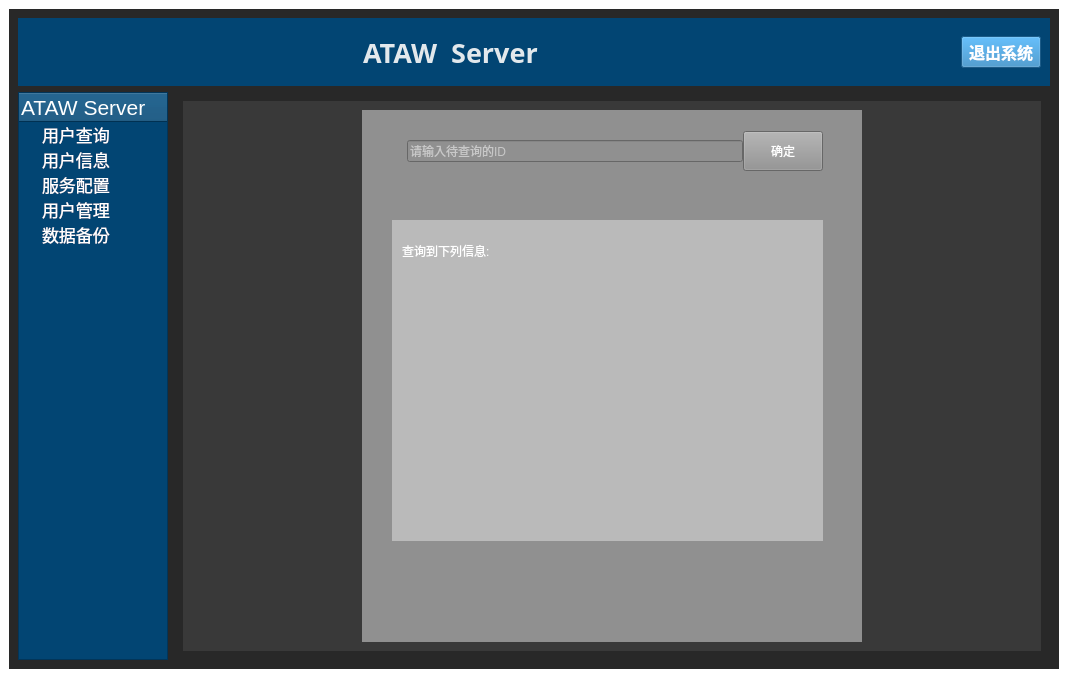
<?xml version="1.0" encoding="UTF-8"?>
<ui version="4.0">
 <class>MainWindow</class>
 <widget class="QMainWindow" name="MainWindow">
  <property name="geometry">
   <rect>
    <x>0</x>
    <y>0</y>
    <width>1068</width>
    <height>700</height>
   </rect>
  </property>
  <property name="windowTitle">
   <string>ATAW Server</string>
  </property>
  <property name="windowIcon">
   <iconset resource="res.qrc">
    <normaloff>:/res/images/ic_app.png</normaloff>:/res/images/ic_app.png</iconset>
  </property>
  <property name="styleSheet">
   <string notr="true">background-color: rgb(255, 255, 255);
</string>
  </property>
  <widget class="QWidget" name="centralwidget">
   <layout class="QGridLayout" name="gridLayout_7">
    <item row="0" column="0">
     <widget class="QStackedWidget" name="stackedWidgetMain">
      <property name="styleSheet">
       <string notr="true">background-color: rgb(255, 255, 255)</string>
      </property>
      <property name="currentIndex">
       <number>1</number>
      </property>
      <widget class="QWidget" name="LoginWidget">
       <property name="minimumSize">
        <size>
         <width>923</width>
         <height>546</height>
        </size>
       </property>
       <layout class="QGridLayout" name="gridLayout_14">
        <item row="0" column="0" rowspan="2">
         <spacer name="verticalSpacer_5">
          <property name="orientation">
           <enum>Qt::Vertical</enum>
          </property>
          <property name="sizeHint" stdset="0">
           <size>
            <width>20</width>
            <height>87</height>
           </size>
          </property>
         </spacer>
        </item>
        <item row="3" column="1">
         <widget class="QWidget" name="widget_2" native="true">
          <property name="minimumSize">
           <size>
            <width>361</width>
            <height>240</height>
           </size>
          </property>
          <property name="styleSheet">
           <string notr="true">background-color: rgba(255, 255, 255, 0);</string>
          </property>
          <layout class="QGridLayout" name="gridLayout">
           <item row="0" column="2">
            <spacer name="horizontalSpacer_2">
             <property name="orientation">
              <enum>Qt::Horizontal</enum>
             </property>
             <property name="sizeType">
              <enum>QSizePolicy::Minimum</enum>
             </property>
             <property name="sizeHint" stdset="0">
              <size>
               <width>40</width>
               <height>20</height>
              </size>
             </property>
            </spacer>
           </item>
           <item row="1" column="1">
            <spacer name="verticalSpacer">
             <property name="orientation">
              <enum>Qt::Vertical</enum>
             </property>
             <property name="sizeType">
              <enum>QSizePolicy::Minimum</enum>
             </property>
             <property name="sizeHint" stdset="0">
              <size>
               <width>20</width>
               <height>10</height>
              </size>
             </property>
            </spacer>
           </item>
           <item row="0" column="1">
            <widget class="QLineEdit" name="lineEditUser">
             <property name="minimumSize">
              <size>
               <width>150</width>
               <height>40</height>
              </size>
             </property>
             <property name="font">
              <font>
               <family>URW Gothic</family>
               <pointsize>12</pointsize>
              </font>
             </property>
             <property name="styleSheet">
              <string notr="true">background-color: rgb(255, 255, 255);</string>
             </property>
             <property name="placeholderText">
              <string>Enter your username</string>
             </property>
            </widget>
           </item>
           <item row="0" column="0">
            <widget class="QLabel" name="label_2">
             <property name="font">
              <font>
               <family>URW Bookman</family>
               <pointsize>18</pointsize>
               <italic>true</italic>
               <bold>false</bold>
              </font>
             </property>
             <property name="styleSheet">
              <string notr="true">color: rgb(91, 156, 200);

</string>
             </property>
             <property name="text">
              <string>UserName</string>
             </property>
            </widget>
           </item>
           <item row="2" column="0">
            <widget class="QLabel" name="label_3">
             <property name="font">
              <font>
               <family>URW Bookman</family>
               <pointsize>18</pointsize>
               <italic>true</italic>
              </font>
             </property>
             <property name="styleSheet">
              <string notr="true">color: rgb(91, 156, 200);

</string>
             </property>
             <property name="text">
              <string>Password</string>
             </property>
            </widget>
           </item>
           <item row="3" column="0" colspan="3">
            <widget class="QWidget" name="widget" native="true">
             <layout class="QHBoxLayout" name="horizontalLayout">
              <item>
               <widget class="QPushButton" name="btn_Login">
                <property name="minimumSize">
                 <size>
                  <width>120</width>
                  <height>45</height>
                 </size>
                </property>
                <property name="font">
                 <font>
                  <family>Arial Black</family>
                  <pointsize>16</pointsize>
                  <italic>false</italic>
                  <bold>false</bold>
                 </font>
                </property>
                <property name="styleSheet">
                 <string notr="true">  background-color:qlineargradient(spread:pad,x1:0.52,y1:1,x2:0.54,y2:0,stop:0.0112994 rgb(69, 138, 197),stop:1 rgba(255,255,255,255));
/*    color:rgb(255,255,255,255);*/
    color:white;
    border:0px groove gray;
    border-radius:7px;
    padding:2px 4px;
/*    font:16pt &quot;Candara&quot;;*/
    font: 87 16pt &quot;Arial Black&quot;;</string>
                </property>
                <property name="text">
                 <string>Sign in</string>
                </property>
               </widget>
              </item>
              <item>
               <spacer name="horizontalSpacer">
                <property name="orientation">
                 <enum>Qt::Horizontal</enum>
                </property>
                <property name="sizeHint" stdset="0">
                 <size>
                  <width>60</width>
                  <height>20</height>
                 </size>
                </property>
               </spacer>
              </item>
              <item>
               <widget class="QPushButton" name="btn_Exit">
                <property name="minimumSize">
                 <size>
                  <width>120</width>
                  <height>45</height>
                 </size>
                </property>
                <property name="font">
                 <font>
                  <family>Arial Black</family>
                  <pointsize>16</pointsize>
                  <italic>false</italic>
                  <bold>false</bold>
                 </font>
                </property>
                <property name="styleSheet">
                 <string notr="true">  background-color:qlineargradient(spread:pad,x1:0.52,y1:1,x2:0.54,y2:0,stop:0.0112994 rgb(69, 138, 197),stop:1 rgba(255,255,255,255));
/*    color:rgb(255,255,255,255);*/
    color:white;
    border:0px groove gray;
    border-radius:7px;
    padding:2px 4px;
/*    font:16pt &quot;Candara&quot;;*/
    font: 87 16pt &quot;Arial Black&quot;;</string>
                </property>
                <property name="text">
                 <string>Exit</string>
                </property>
               </widget>
              </item>
             </layout>
            </widget>
           </item>
           <item row="2" column="1">
            <widget class="QLineEdit" name="lineEditPasswd">
             <property name="minimumSize">
              <size>
               <width>150</width>
               <height>40</height>
              </size>
             </property>
             <property name="font">
              <font>
               <family>URW Gothic</family>
               <pointsize>12</pointsize>
              </font>
             </property>
             <property name="styleSheet">
              <string notr="true">background-color: rgb(255, 255, 255);</string>
             </property>
             <property name="echoMode">
              <enum>QLineEdit::Password</enum>
             </property>
             <property name="placeholderText">
              <string>Enter your password</string>
             </property>
            </widget>
           </item>
          </layout>
         </widget>
        </item>
        <item row="0" column="1">
         <spacer name="verticalSpacer_7">
          <property name="orientation">
           <enum>Qt::Vertical</enum>
          </property>
          <property name="sizeHint" stdset="0">
           <size>
            <width>20</width>
            <height>24</height>
           </size>
          </property>
         </spacer>
        </item>
        <item row="1" column="1" rowspan="2">
         <widget class="QLabel" name="lb_title">
          <property name="minimumSize">
           <size>
            <width>391</width>
            <height>120</height>
           </size>
          </property>
          <property name="font">
           <font>
            <family>Arial Black</family>
            <pointsize>43</pointsize>
            <italic>false</italic>
            <bold>false</bold>
           </font>
          </property>
          <property name="styleSheet">
           <string notr="true">font: 87 43pt &quot;Arial Black&quot;;
    color: rgb(91, 156, 200);</string>
          </property>
          <property name="text">
           <string>ATAW Server</string>
          </property>
          <property name="alignment">
           <set>Qt::AlignCenter</set>
          </property>
         </widget>
        </item>
        <item row="4" column="1">
         <spacer name="verticalSpacer_8">
          <property name="orientation">
           <enum>Qt::Vertical</enum>
          </property>
          <property name="sizeHint" stdset="0">
           <size>
            <width>20</width>
            <height>92</height>
           </size>
          </property>
         </spacer>
        </item>
        <item row="4" column="0">
         <spacer name="verticalSpacer_6">
          <property name="orientation">
           <enum>Qt::Vertical</enum>
          </property>
          <property name="sizeType">
           <enum>QSizePolicy::Minimum</enum>
          </property>
          <property name="sizeHint" stdset="0">
           <size>
            <width>20</width>
            <height>92</height>
           </size>
          </property>
         </spacer>
        </item>
        <item row="2" column="0" rowspan="2">
         <widget class="QFrame" name="frame">
          <property name="minimumSize">
           <size>
            <width>600</width>
            <height>440</height>
           </size>
          </property>
          <property name="layoutDirection">
           <enum>Qt::LeftToRight</enum>
          </property>
          <property name="autoFillBackground">
           <bool>false</bool>
          </property>
          <property name="styleSheet">
           <string notr="true">background-image: url(:/res/images/login.jpg);
background-color: rgb(255, 255, 255);</string>
          </property>
          <property name="frameShape">
           <enum>QFrame::StyledPanel</enum>
          </property>
          <property name="frameShadow">
           <enum>QFrame::Raised</enum>
          </property>
          <property name="lineWidth">
           <number>0</number>
          </property>
         </widget>
        </item>
       </layout>
      </widget>
      <widget class="QWidget" name="MainWidget">
       <property name="styleSheet">
        <string notr="true">background-color: rgb(40, 40, 40);
color: rgb(255, 255, 255);</string>
       </property>
       <layout class="QGridLayout" name="gridLayout_8">
        <item row="2" column="0">
         <widget class="QTreeWidget" name="treeWidget">
          <property name="minimumSize">
           <size>
            <width>150</width>
            <height>0</height>
           </size>
          </property>
          <property name="maximumSize">
           <size>
            <width>150</width>
            <height>16777215</height>
           </size>
          </property>
          <property name="styleSheet">
           <string notr="true">background-color: rgb(2, 69, 115);</string>
          </property>
          <column>
           <property name="text">
            <string notr="true">ATAW Server</string>
           </property>
           <property name="font">
            <font>
             <pointsize>16</pointsize>
             <bold>false</bold>
            </font>
           </property>
           <property name="icon">
            <iconset resource="res.qrc">
             <normaloff>:/res/images/ic_app.png</normaloff>:/res/images/ic_app.png</iconset>
           </property>
          </column>
          <item>
           <property name="text">
            <string>用户查询</string>
           </property>
           <property name="font">
            <font>
             <pointsize>13</pointsize>
            </font>
           </property>
           <property name="icon">
            <iconset resource="res.qrc">
             <normaloff>:/res/images/ic_find.png</normaloff>:/res/images/ic_find.png</iconset>
           </property>
          </item>
          <item>
           <property name="text">
            <string>用户信息</string>
           </property>
           <property name="font">
            <font>
             <family>Noto Sans Adlam</family>
             <pointsize>13</pointsize>
            </font>
           </property>
           <property name="background">
            <brush brushstyle="NoBrush">
             <color alpha="255">
              <red>255</red>
              <green>255</green>
              <blue>255</blue>
             </color>
            </brush>
           </property>
           <property name="icon">
            <iconset resource="res.qrc">
             <normaloff>:/res/images/if_users.png</normaloff>:/res/images/if_users.png</iconset>
           </property>
          </item>
          <item>
           <property name="text">
            <string>服务配置</string>
           </property>
           <property name="font">
            <font>
             <pointsize>13</pointsize>
            </font>
           </property>
           <property name="icon">
            <iconset resource="res.qrc">
             <normaloff>:/res/images/ic_backup.png</normaloff>:/res/images/ic_backup.png</iconset>
           </property>
          </item>
          <item>
           <property name="text">
            <string>用户管理</string>
           </property>
           <property name="font">
            <font>
             <pointsize>13</pointsize>
            </font>
           </property>
           <property name="icon">
            <iconset resource="res.qrc">
             <normaloff>:/res/images/ic_goods.png</normaloff>:/res/images/ic_goods.png</iconset>
           </property>
          </item>
          <item>
           <property name="text">
            <string>数据备份</string>
           </property>
           <property name="font">
            <font>
             <pointsize>13</pointsize>
            </font>
           </property>
           <property name="icon">
            <iconset resource="res.qrc">
             <normaloff>:/res/images/ic_data_backup.png</normaloff>:/res/images/ic_data_backup.png</iconset>
           </property>
          </item>
         </widget>
        </item>
        <item row="0" column="0" colspan="2">
         <widget class="QWidget" name="widget_3" native="true">
          <property name="minimumSize">
           <size>
            <width>0</width>
            <height>35</height>
           </size>
          </property>
          <property name="font">
           <font>
            <pointsize>12</pointsize>
           </font>
          </property>
          <property name="styleSheet">
           <string notr="true">background-color: rgb(2, 69, 115);</string>
          </property>
          <layout class="QGridLayout" name="gridLayout_2">
           <item row="0" column="2">
            <spacer name="horizontalSpacer_6">
             <property name="orientation">
              <enum>Qt::Horizontal</enum>
             </property>
             <property name="sizeHint" stdset="0">
              <size>
               <width>40</width>
               <height>20</height>
              </size>
             </property>
            </spacer>
           </item>
           <item row="0" column="1">
            <widget class="QLabel" name="label_4">
             <property name="minimumSize">
              <size>
               <width>200</width>
               <height>0</height>
              </size>
             </property>
             <property name="font">
              <font>
               <family>TSCu_Times</family>
               <pointsize>20</pointsize>
               <bold>true</bold>
              </font>
             </property>
             <property name="layoutDirection">
              <enum>Qt::LeftToRight</enum>
             </property>
             <property name="styleSheet">
              <string notr="true">color: rgb(226, 232, 236);


</string>
             </property>
             <property name="text">
              <string>ATAW  Server</string>
             </property>
            </widget>
           </item>
           <item row="0" column="3">
            <widget class="QLabel" name="label">
             <property name="minimumSize">
              <size>
               <width>50</width>
               <height>50</height>
              </size>
             </property>
             <property name="styleSheet">
              <string notr="true">border-image: url(:/res/images/admin.png);</string>
             </property>
             <property name="text">
              <string/>
             </property>
            </widget>
           </item>
           <item row="0" column="4">
            <widget class="QPushButton" name="btn_quit">
             <property name="font">
              <font>
               <family>Verdana</family>
               <pointsize>12</pointsize>
               <bold>true</bold>
              </font>
             </property>
             <property name="styleSheet">
              <string notr="true">color: rgb(255, 255, 255);
background-color: rgb(39, 128, 189);</string>
             </property>
             <property name="text">
              <string>退出系统</string>
             </property>
             <property name="icon">
              <iconset resource="res.qrc">
               <normaloff>:/res/images/ic_exit.png</normaloff>:/res/images/ic_exit.png</iconset>
             </property>
            </widget>
           </item>
           <item row="0" column="0">
            <spacer name="horizontalSpacer_7">
             <property name="orientation">
              <enum>Qt::Horizontal</enum>
             </property>
             <property name="sizeHint" stdset="0">
              <size>
               <width>40</width>
               <height>20</height>
              </size>
             </property>
            </spacer>
           </item>
          </layout>
         </widget>
        </item>
        <item row="2" column="1">
         <widget class="QWidget" name="widget_4" native="true">
          <property name="styleSheet">
           <string notr="true"/>
          </property>
          <layout class="QGridLayout" name="gridLayout_6">
           <item row="0" column="0">
            <widget class="AnimationStackedWidget" name="stackedWidget">
             <property name="styleSheet">
              <string notr="true">background-color: rgb(40, 40, 40);</string>
             </property>
             <property name="currentIndex">
              <number>3</number>
             </property>
             <widget class="QWidget" name="page">
              <layout class="QGridLayout" name="gridLayout_9">
               <item row="0" column="0">
                <widget class="QGroupBox" name="groupBox">
                 <property name="styleSheet">
                  <string notr="true">background-color: rgb(57, 57, 57)</string>
                 </property>
                 <property name="title">
                  <string>userInfo</string>
                 </property>
                </widget>
               </item>
              </layout>
             </widget>
             <widget class="QWidget" name="page_2">
              <layout class="QGridLayout" name="gridLayout_13">
               <item row="0" column="0">
                <widget class="QTextBrowser" name="textBrowser">
                 <property name="styleSheet">
                  <string notr="true">background-color: rgb(57, 57, 57)</string>
                 </property>
                </widget>
               </item>
              </layout>
             </widget>
             <widget class="QWidget" name="page_3">
              <layout class="QGridLayout" name="gridLayout_16">
               <item row="0" column="0">
                <widget class="QWidget" name="widget_5" native="true">
                 <property name="minimumSize">
                  <size>
                   <width>840</width>
                   <height>0</height>
                  </size>
                 </property>
                 <property name="styleSheet">
                  <string notr="true">background-color: rgb(57, 57, 57)</string>
                 </property>
                 <layout class="QGridLayout" name="gridLayout_15">
                  <item row="0" column="1">
                   <widget class="QGroupBox" name="groupBox_2">
                    <property name="minimumSize">
                     <size>
                      <width>100</width>
                      <height>0</height>
                     </size>
                    </property>
                    <property name="maximumSize">
                     <size>
                      <width>200</width>
                      <height>16777215</height>
                     </size>
                    </property>
                    <property name="styleSheet">
                     <string notr="true">background-color: rgb(138, 138, 138);
color: rgb(255, 255, 255);</string>
                    </property>
                    <property name="title">
                     <string>用户管理</string>
                    </property>
                    <layout class="QGridLayout" name="gridLayout_5">
                     <item row="3" column="0">
                      <layout class="QGridLayout" name="gridLayout_4">
                       <item row="1" column="0">
                        <widget class="QPushButton" name="btn_modif">
                         <property name="styleSheet">
                          <string notr="true">color: rgb(255, 255, 255);
background-color: rgb(39, 128, 189);</string>
                         </property>
                         <property name="text">
                          <string>修改</string>
                         </property>
                         <property name="icon">
                          <iconset resource="res.qrc">
                           <normaloff>:/res/images/ic_edit.png</normaloff>:/res/images/ic_edit.png</iconset>
                         </property>
                        </widget>
                       </item>
                       <item row="0" column="0">
                        <widget class="QPushButton" name="btn_Insert">
                         <property name="styleSheet">
                          <string notr="true">color: rgb(255, 255, 255);
background-color: rgb(39, 128, 189);</string>
                         </property>
                         <property name="text">
                          <string>添加</string>
                         </property>
                         <property name="icon">
                          <iconset resource="res.qrc">
                           <normaloff>:/res/images/ic_add.png</normaloff>:/res/images/ic_add.png</iconset>
                         </property>
                        </widget>
                       </item>
                       <item row="0" column="1">
                        <widget class="QPushButton" name="btn_Refresh">
                         <property name="styleSheet">
                          <string notr="true">color: rgb(255, 255, 255);
background-color: rgb(39, 128, 189);</string>
                         </property>
                         <property name="text">
                          <string>刷新</string>
                         </property>
                         <property name="icon">
                          <iconset resource="res.qrc">
                           <normaloff>:/res/images/ic_refresh.png</normaloff>:/res/images/ic_refresh.png</iconset>
                         </property>
                        </widget>
                       </item>
                       <item row="1" column="1">
                        <widget class="QPushButton" name="btn_delete">
                         <property name="styleSheet">
                          <string notr="true">color: rgb(255, 255, 255);
background-color: rgb(39, 128, 189);</string>
                         </property>
                         <property name="text">
                          <string>删除</string>
                         </property>
                         <property name="icon">
                          <iconset resource="res.qrc">
                           <normaloff>:/res/images/ic_delete.png</normaloff>:/res/images/ic_delete.png</iconset>
                         </property>
                        </widget>
                       </item>
                      </layout>
                     </item>
                     <item row="0" column="0">
                      <spacer name="verticalSpacer_4">
                       <property name="orientation">
                        <enum>Qt::Vertical</enum>
                       </property>
                       <property name="sizeType">
                        <enum>QSizePolicy::Maximum</enum>
                       </property>
                       <property name="sizeHint" stdset="0">
                        <size>
                         <width>20</width>
                         <height>20</height>
                        </size>
                       </property>
                      </spacer>
                     </item>
                     <item row="2" column="0">
                      <spacer name="verticalSpacer_2">
                       <property name="orientation">
                        <enum>Qt::Vertical</enum>
                       </property>
                       <property name="sizeType">
                        <enum>QSizePolicy::Expanding</enum>
                       </property>
                       <property name="sizeHint" stdset="0">
                        <size>
                         <width>20</width>
                         <height>153</height>
                        </size>
                       </property>
                      </spacer>
                     </item>
                     <item row="1" column="0">
                      <layout class="QGridLayout" name="gridLayout_3">
                       <item row="1" column="1">
                        <widget class="QLineEdit" name="lineEditAddUser"/>
                       </item>
                       <item row="2" column="0">
                        <widget class="QLabel" name="label_6">
                         <property name="text">
                          <string>用户密码:</string>
                         </property>
                        </widget>
                       </item>
                       <item row="4" column="1">
                        <widget class="QLineEdit" name="lineEditID"/>
                       </item>
                       <item row="4" column="0">
                        <widget class="QLabel" name="label_7">
                         <property name="text">
                          <string>ID:</string>
                         </property>
                        </widget>
                       </item>
                       <item row="2" column="1">
                        <widget class="QLineEdit" name="lineEditAddPasswd"/>
                       </item>
                       <item row="1" column="0">
                        <widget class="QLabel" name="label_5">
                         <property name="text">
                          <string>用户姓名:</string>
                         </property>
                        </widget>
                       </item>
                      </layout>
                     </item>
                    </layout>
                   </widget>
                  </item>
                  <item row="0" column="0">
                   <widget class="QTableView" name="tableViewUsers">
                    <property name="minimumSize">
                     <size>
                      <width>450</width>
                      <height>0</height>
                     </size>
                    </property>
                   </widget>
                  </item>
                 </layout>
                </widget>
               </item>
              </layout>
             </widget>
             <widget class="QWidget" name="page_4">
              <property name="styleSheet">
               <string notr="true">background-color: rgb(57, 57, 57)</string>
              </property>
              <layout class="QGridLayout" name="gridLayout_17">
               <item row="0" column="3">
                <spacer name="horizontalSpacer_4">
                 <property name="orientation">
                  <enum>Qt::Horizontal</enum>
                 </property>
                 <property name="sizeHint" stdset="0">
                  <size>
                   <width>40</width>
                   <height>20</height>
                  </size>
                 </property>
                </spacer>
               </item>
               <item row="0" column="0">
                <spacer name="horizontalSpacer_3">
                 <property name="orientation">
                  <enum>Qt::Horizontal</enum>
                 </property>
                 <property name="sizeHint" stdset="0">
                  <size>
                   <width>40</width>
                   <height>20</height>
                  </size>
                 </property>
                </spacer>
               </item>
               <item row="0" column="2">
                <widget class="QWidget" name="widget_6" native="true">
                 <property name="minimumSize">
                  <size>
                   <width>500</width>
                   <height>300</height>
                  </size>
                 </property>
                 <property name="styleSheet">
                  <string notr="true">background-color: rgb(144, 144, 144);</string>
                 </property>
                 <widget class="QWidget" name="widget_7" native="true">
                  <property name="geometry">
                   <rect>
                    <x>30</x>
                    <y>110</y>
                    <width>431</width>
                    <height>321</height>
                   </rect>
                  </property>
                  <property name="styleSheet">
                   <string notr="true">background-color: rgb(186, 186, 186);</string>
                  </property>
                  <widget class="QLabel" name="label_9">
                   <property name="geometry">
                    <rect>
                     <x>10</x>
                     <y>10</y>
                     <width>371</width>
                     <height>41</height>
                    </rect>
                   </property>
                   <property name="text">
                    <string>查询到下列信息:</string>
                   </property>
                  </widget>
                  <widget class="QLabel" name="msgLable">
                   <property name="geometry">
                    <rect>
                     <x>30</x>
                     <y>90</y>
                     <width>291</width>
                     <height>201</height>
                    </rect>
                   </property>
                   <property name="text">
                    <string/>
                   </property>
                  </widget>
                 </widget>
                 <widget class="QWidget" name="">
                  <property name="geometry">
                   <rect>
                    <x>10</x>
                    <y>20</y>
                    <width>451</width>
                    <height>42</height>
                   </rect>
                  </property>
                  <layout class="QHBoxLayout" name="horizontalLayout_3">
                   <property name="spacing">
                    <number>0</number>
                   </property>
                   <item>
                    <widget class="QLabel" name="label_8">
                     <property name="minimumSize">
                      <size>
                       <width>35</width>
                       <height>0</height>
                      </size>
                     </property>
                     <property name="styleSheet">
                      <string notr="true">border-image: url(:/res/images/ic_find.png);</string>
                     </property>
                     <property name="text">
                      <string/>
                     </property>
                    </widget>
                   </item>
                   <item>
                    <widget class="QLineEdit" name="idslineEdit">
                     <property name="accessibleDescription">
                      <string/>
                     </property>
                     <property name="placeholderText">
                      <string>请输入待查询的ID</string>
                     </property>
                    </widget>
                   </item>
                   <item>
                    <widget class="QPushButton" name="pushButton">
                     <property name="minimumSize">
                      <size>
                       <width>0</width>
                       <height>40</height>
                      </size>
                     </property>
                     <property name="styleSheet">
                      <string notr="true"/>
                     </property>
                     <property name="text">
                      <string>确定</string>
                     </property>
                     <property name="icon">
                      <iconset resource="res.qrc">
                       <normaloff>:/res/images/ic_ok.png</normaloff>:/res/images/ic_ok.png</iconset>
                     </property>
                    </widget>
                   </item>
                  </layout>
                 </widget>
                </widget>
               </item>
              </layout>
             </widget>
             <widget class="QWidget" name="page_5">
              <property name="styleSheet">
               <string notr="true">background-color: rgb(57, 57, 57)</string>
              </property>
              <layout class="QGridLayout" name="gridLayout_12">
               <item row="0" column="0">
                <layout class="QHBoxLayout" name="horizontalLayout_2">
                 <item>
                  <widget class="QLabel" name="label_13">
                   <property name="minimumSize">
                    <size>
                     <width>0</width>
                     <height>40</height>
                    </size>
                   </property>
                   <property name="text">
                    <string>备份目录:</string>
                   </property>
                  </widget>
                 </item>
                 <item>
                  <widget class="QLineEdit" name="lineEditBackup">
                   <property name="minimumSize">
                    <size>
                     <width>370</width>
                     <height>40</height>
                    </size>
                   </property>
                  </widget>
                 </item>
                 <item>
                  <widget class="QToolButton" name="toolButton">
                   <property name="minimumSize">
                    <size>
                     <width>40</width>
                     <height>40</height>
                    </size>
                   </property>
                   <property name="text">
                    <string>...</string>
                   </property>
                  </widget>
                 </item>
                 <item>
                  <spacer name="horizontalSpacer_5">
                   <property name="orientation">
                    <enum>Qt::Horizontal</enum>
                   </property>
                   <property name="sizeHint" stdset="0">
                    <size>
                     <width>40</width>
                     <height>20</height>
                    </size>
                   </property>
                  </spacer>
                 </item>
                 <item>
                  <widget class="QPushButton" name="btn_backUp">
                   <property name="minimumSize">
                    <size>
                     <width>75</width>
                     <height>40</height>
                    </size>
                   </property>
                   <property name="text">
                    <string>备份</string>
                   </property>
                   <property name="icon">
                    <iconset resource="res.qrc">
                     <normaloff>:/res/images/ic_data_backup.png</normaloff>:/res/images/ic_data_backup.png</iconset>
                   </property>
                  </widget>
                 </item>
                 <item>
                  <widget class="QPushButton" name="btn_backUndo">
                   <property name="minimumSize">
                    <size>
                     <width>75</width>
                     <height>40</height>
                    </size>
                   </property>
                   <property name="text">
                    <string>还原</string>
                   </property>
                   <property name="icon">
                    <iconset resource="res.qrc">
                     <normaloff>:/res/images/ic_data_udo.png</normaloff>:/res/images/ic_data_udo.png</iconset>
                   </property>
                  </widget>
                 </item>
                </layout>
               </item>
               <item row="1" column="0">
                <spacer name="verticalSpacer_3">
                 <property name="orientation">
                  <enum>Qt::Vertical</enum>
                 </property>
                 <property name="sizeHint" stdset="0">
                  <size>
                   <width>20</width>
                   <height>400</height>
                  </size>
                 </property>
                </spacer>
               </item>
              </layout>
             </widget>
            </widget>
           </item>
          </layout>
         </widget>
        </item>
       </layout>
      </widget>
     </widget>
    </item>
   </layout>
  </widget>
  <widget class="QStatusBar" name="statusbar"/>
  <widget class="QMenuBar" name="menuBar">
   <property name="geometry">
    <rect>
     <x>0</x>
     <y>0</y>
     <width>1068</width>
     <height>23</height>
    </rect>
   </property>
  </widget>
 </widget>
 <customwidgets>
  <customwidget>
   <class>AnimationStackedWidget</class>
   <extends>QStackedWidget</extends>
   <header>animationstackedwidget.h</header>
   <container>1</container>
  </customwidget>
 </customwidgets>
 <resources>
  <include location="res.qrc"/>
 </resources>
 <connections/>
</ui>
